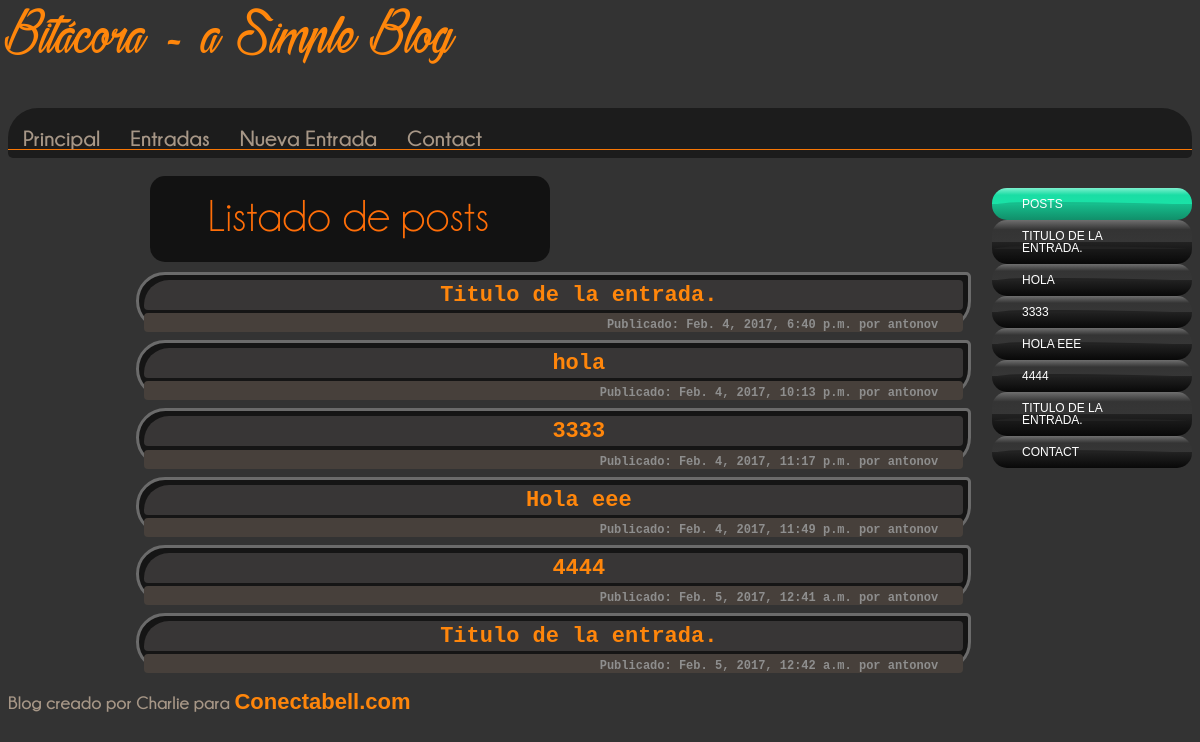
Page /bitacora/ (signed in) on the earlier database version.
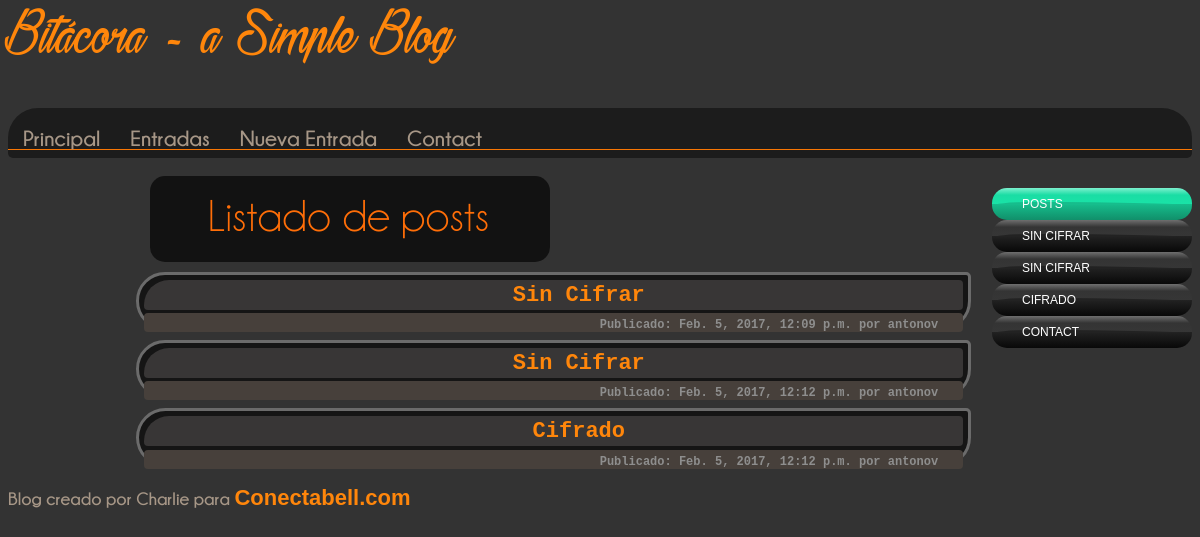
Same page on the later database version.
### blog/models.py (models this page shows, shortened)
class Post(models.Model):
    author = models.ForeignKey('auth.User')
    title = models.CharField(max_length=200)
    text = models.TextField()
    created_date = models.DateTimeField(default=timezone.now)
    published_date = models.DateTimeField(blank=True, null=True, default=timezone.now)
    crypt = models.BooleanField(default=False)
    key = models.CharField(max_length=200, null=True, blank=True)
    rekey = models.CharField(max_length=200, null=True, blank=True)

### blog/views.py (the view)
@login_required(login_url='django.contrib.auth.views.login')
def post_list(request):
    posts = Post.objects.filter(published_date__lte=
        timezone.now()).order_by('published_date')
    return render(request, 'blog/post_list.html', {'posts': posts})

### blog/templates/blog/post_list.html
{% extends 'blog/base.html' %}
{% block content %}
<div class="subtitulo">
<p>Listado de posts</p>
</div>
    {% for post in posts %}
        <div class="boxpost">
            <h2><a href="{% url 'blog.views.post_detail' pk=post.pk %}">{{ post.title }}</a></h2>
            <h4>Publicado: {{ post.published_date }} por {{post.author}}<br></h4>
        </div>
    {% endfor %}
{% endblock content %}

### blog/templates/blog/base.html (shortened to what this page needs)
{% load staticfiles %}
{% load static %}
<head>
<link rel="stylesheet" href="{% static 'css/blog.css' %}">
</head>
<body class="body">
<div class="titulazo">
    <h1>Bitácora - a Simple Blog</h1>
</div>
<div id='cssmenu'>
<ul>
   <li><a href="{% url 'blog.views.post_list' %}"><span>Principal</span></a></li>
   <li><a href="{% url 'blog.views.post_list' %}"><span>Entradas</span></a></li>
   <li><a href="{% url 'blog.views.post_new' %}"><span>Nueva Entrada</span></a></li>
   <li class='last'><a href='#'><span>Contact</span></a></li>
</ul>
</div>
<div id='cssmenu2'>
<ul>
	<li class='active'><a href='#'><span>Posts</span></a></li>
    {% for post in posts %}
        <li><a href="{% url 'blog.views.post_detail' pk=post.pk %}"><span>{{ post.title }}</span></a></li>
    {% endfor %}
   <li class='last'><a href='#'><span>Contact</span></a></li>
</ul>
</div>
<br>
<div>
{% block content %}
{% endblock content %}
</div>
<div>
<h3>Blog creado por Charlie para <a href="https://conectabell.com"> Conectabell.com</a></h3>
</div>
</body>

Differences in the rows shown:
removed Post: title "TITULO DE LA ENTRADA.", title "Titulo de la entrada.", published_date "Feb. 4, 2017, 6:40 p.m.", author "antonov"
removed Post: title "HOLA", title "hola", published_date "Feb. 4, 2017, 10:13 p.m.", author "antonov"
removed Post: title "3333", published_date "Feb. 4, 2017, 11:17 p.m.", author "antonov"
removed Post: title "HOLA EEE", title "Hola eee", published_date "Feb. 4, 2017, 11:49 p.m.", author "antonov"
removed Post: title "4444", published_date "Feb. 5, 2017, 12:41 a.m.", author "antonov"
removed Post: title "TITULO DE LA ENTRADA.", title "Titulo de la entrada.", published_date "Feb. 5, 2017, 12:42 a.m.", author "antonov"
added Post: title "SIN CIFRAR", title "Sin Cifrar", published_date "Feb. 5, 2017, 12:09 p.m.", author "antonov"
added Post: title "SIN CIFRAR", title "Sin Cifrar", published_date "Feb. 5, 2017, 12:12 p.m.", author "antonov"
added Post: title "CIFRADO", title "Cifrado", published_date "Feb. 5, 2017, 12:12 p.m.", author "antonov"
